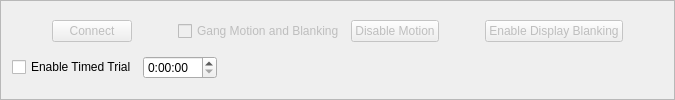
                <widget class="QFrame" name="frame_2">
                 <property name="frameShape">
                  <enum>QFrame::StyledPanel</enum>
                 </property>
                 <property name="frameShadow">
                  <enum>QFrame::Raised</enum>
                 </property>
                 <layout class="QVBoxLayout" name="verticalLayout_3">
                  <item>
                   <layout class="QHBoxLayout" name="horizontalLayout_9">
                    <item>
                     <spacer name="horizontalSpacer_3">
                      <property name="orientation">
                       <enum>Qt::Horizontal</enum>
                      </property>
                      <property name="sizeHint" stdset="0">
                       <size>
                        <width>40</width>
                        <height>20</height>
                       </size>
                      </property>
                     </spacer>
                    </item>
                    <item>
                     <widget class="QPushButton" name="networkConnectButton">
                      <property name="enabled">
                       <bool>false</bool>
                      </property>
                      <property name="text">
                       <string>Connect</string>
                      </property>
                     </widget>
                    </item>
                    <item>
                     <spacer name="horizontalSpacer_11">
                      <property name="orientation">
                       <enum>Qt::Horizontal</enum>
                      </property>
                      <property name="sizeHint" stdset="0">
                       <size>
                        <width>40</width>
                        <height>20</height>
                       </size>
                      </property>
                     </spacer>
                    </item>
                    <item>
                     <widget class="QCheckBox" name="gangMotionCheckBox">
                      <property name="enabled">
                       <bool>false</bool>
                      </property>
                      <property name="text">
                       <string>Gang Motion and Blanking</string>
                      </property>
                     </widget>
                    </item>
                    <item>
                     <widget class="QPushButton" name="disableMotionButton">
                      <property name="enabled">
                       <bool>false</bool>
                      </property>
                      <property name="toolTip">
                       <string>When Connected, disables input from ball, but keeps system running</string>
                      </property>
                      <property name="text">
                       <string>Disable Motion</string>
                      </property>
                     </widget>
                    </item>
                    <item>
                     <spacer name="horizontalSpacer_4">
                      <property name="orientation">
                       <enum>Qt::Horizontal</enum>
                      </property>
                      <property name="sizeHint" stdset="0">
                       <size>
                        <width>40</width>
                        <height>20</height>
                       </size>
                      </property>
                     </spacer>
                    </item>
                    <item>
                     <widget class="QPushButton" name="displayBlankingButton">
                      <property name="enabled">
                       <bool>false</bool>
                      </property>
                      <property name="text">
                       <string>Enable Display Blanking</string>
                      </property>
                     </widget>
                    </item>
                    <item>
                     <spacer name="horizontalSpacer_12">
                      <property name="orientation">
                       <enum>Qt::Horizontal</enum>
                      </property>
                      <property name="sizeHint" stdset="0">
                       <size>
                        <width>40</width>
                        <height>20</height>
                       </size>
                      </property>
                     </spacer>
                    </item>
                   </layout>
                  </item>
                  <item>
                   <layout class="QHBoxLayout" name="horizontalLayout_61">
                    <item>
                     <widget class="QCheckBox" name="enableTimedTrialCheckBox">
                      <property name="text">
                       <string>Enable Timed Trial</string>
                      </property>
                     </widget>
                    </item>
                    <item>
                     <widget class="QTimeEdit" name="timeTrialEditor">
                      <property name="currentSection">
                       <enum>QDateTimeEdit::HourSection</enum>
                      </property>
                      <property name="displayFormat">
                       <string>h:mm:ss</string>
                      </property>
                     </widget>
                    </item>
                    <item>
                     <spacer name="horizontalSpacer_19">
                      <property name="orientation">
                       <enum>Qt::Horizontal</enum>
                      </property>
                      <property name="sizeHint" stdset="0">
                       <size>
                        <width>40</width>
                        <height>20</height>
                       </size>
                      </property>
                     </spacer>
                    </item>
                   </layout>
                  </item>
                 </layout>
                </widget>
